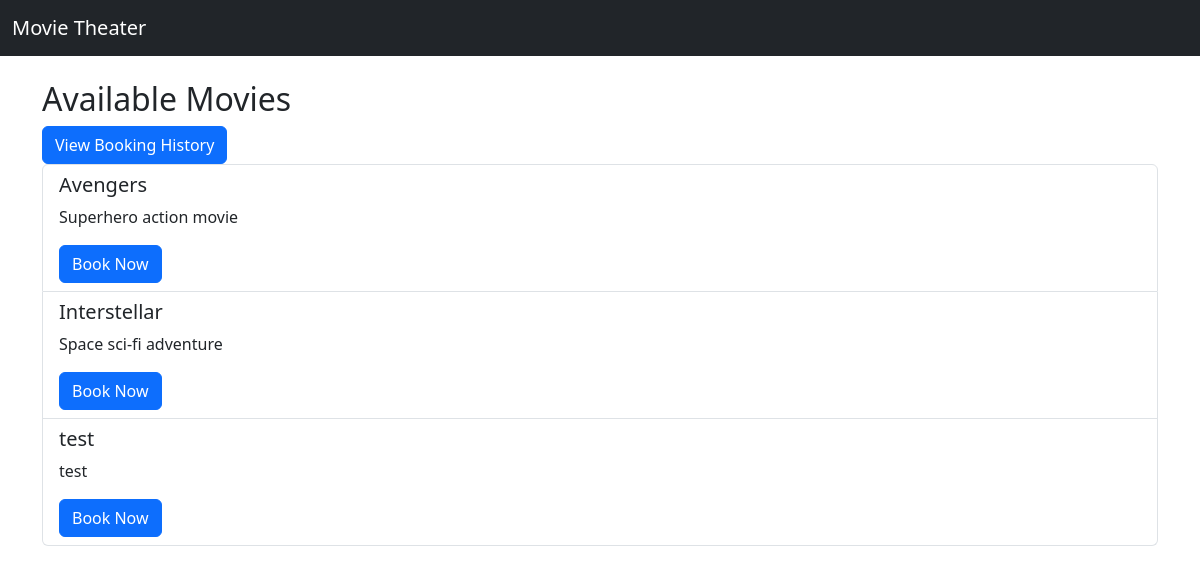
The page / on the database its author committed.
### bookings/models.py (models this page shows, shortened)
class Movie(models.Model):
    title = models.CharField(max_length=200)
    description = models.TextField()
    release_date = models.DateField()
    duration = models.IntegerField(help_text="Duration in minutes")

### bookings/views.py (the view)
# urls.py: path('', views.movie_list, name='movie_list'),              # Movie list page
def movie_list(request):
    movies = Movie.objects.all() #get all movies from db
    return render(request, 'bookings/movie_list.html', {
        'movies': movies
    })

### bookings/templates/bookings/movie_list.html (shortened to what this page needs)
{% extends 'bookings/base.html' %}
{% block content %}
<h2>Available Movies</h2>
<a href="{% url 'booking_history' %}" class="btn btn-primary">
    View Booking History
</a>
<ul class="list-group" >
    {% for movie in movies %}
    <li class="list-group-item">
        <h5>{{ movie.title }}</h5>
        <p>{{ movie.description }}</p>
        <a href="{% url 'book_seat' movie.id %}" class="btn btn-primary">
            Book Now
        </a>
    </li>
    {% endfor %}
</ul>
{% endblock %}

### rows shown on the page
Movie: title "Avengers", description "Superhero action movie"
Movie: title "Interstellar", description "Space sci-fi adventure"
Movie: title "test", description "test"
